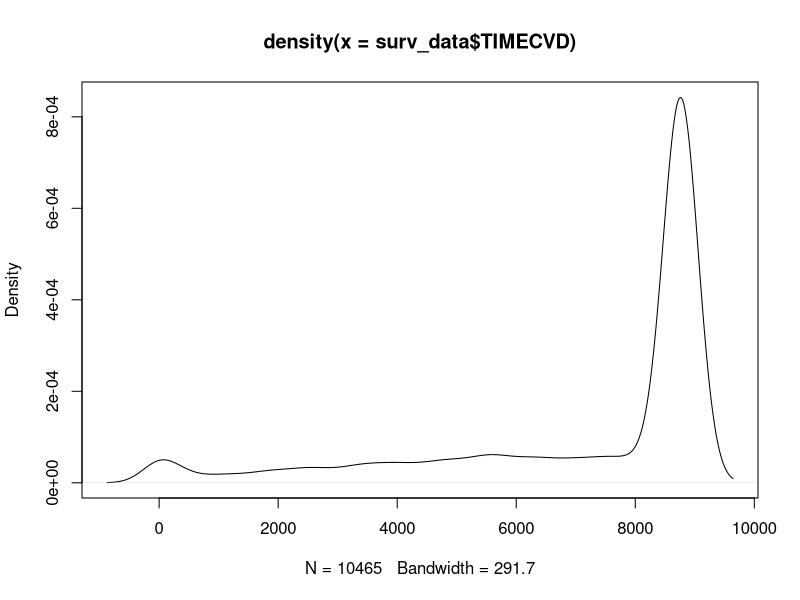
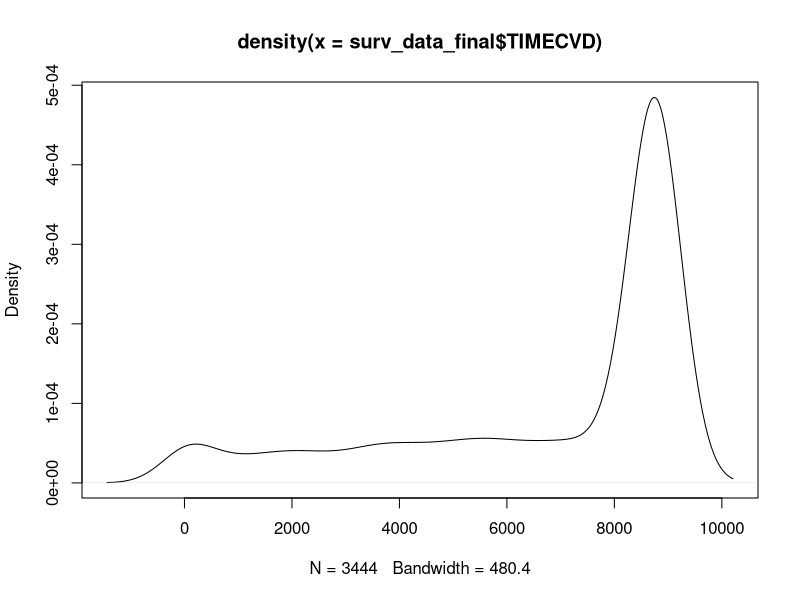
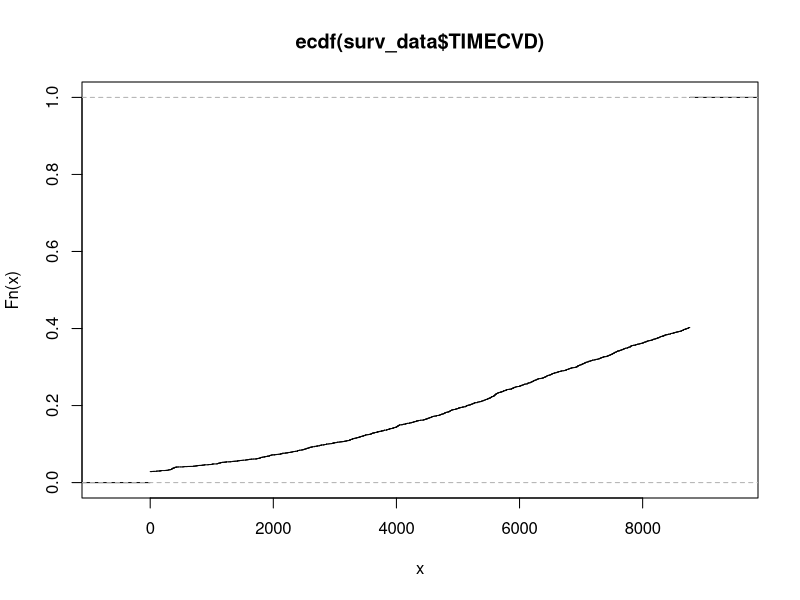
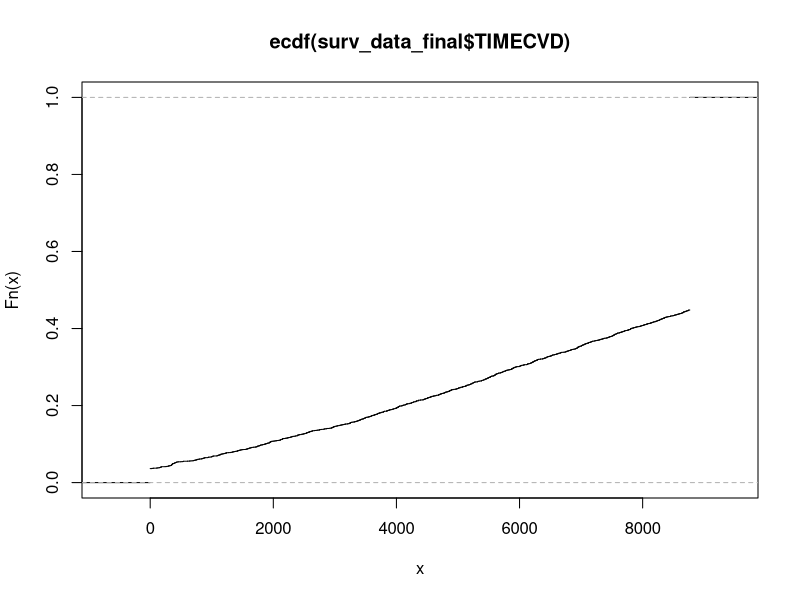
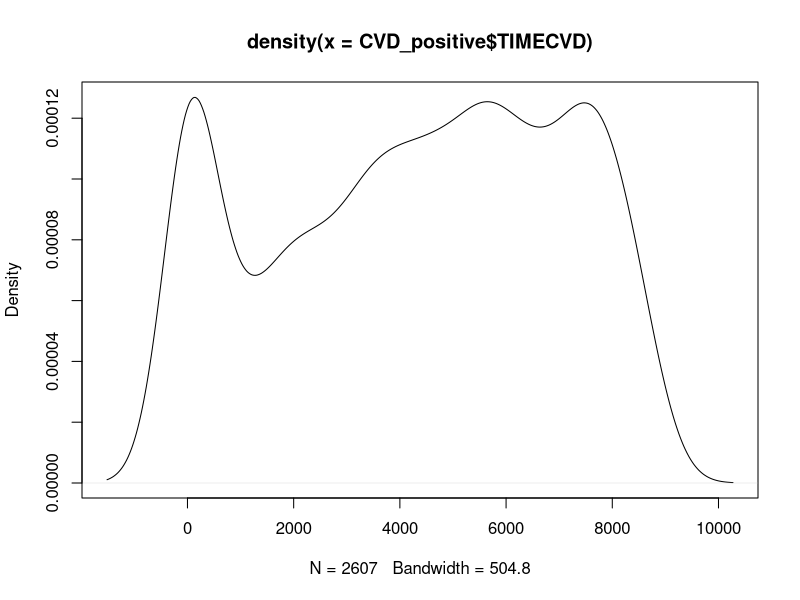
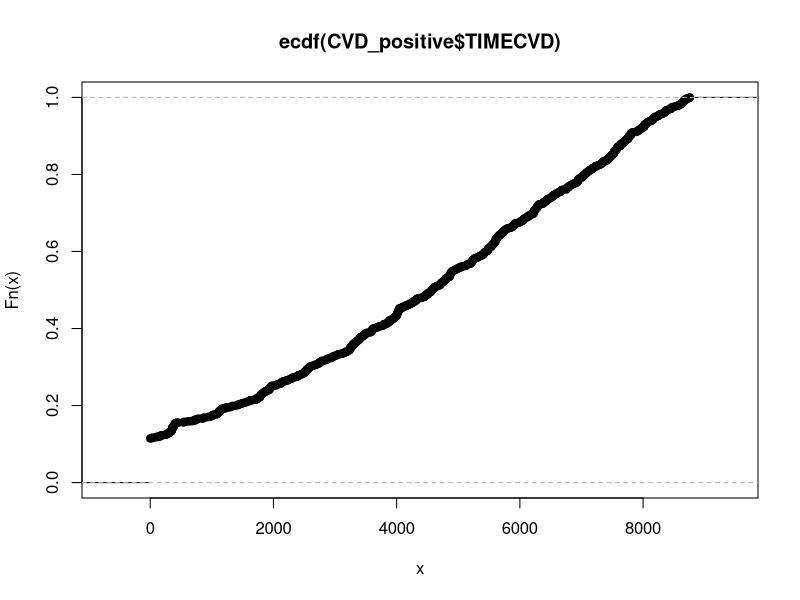
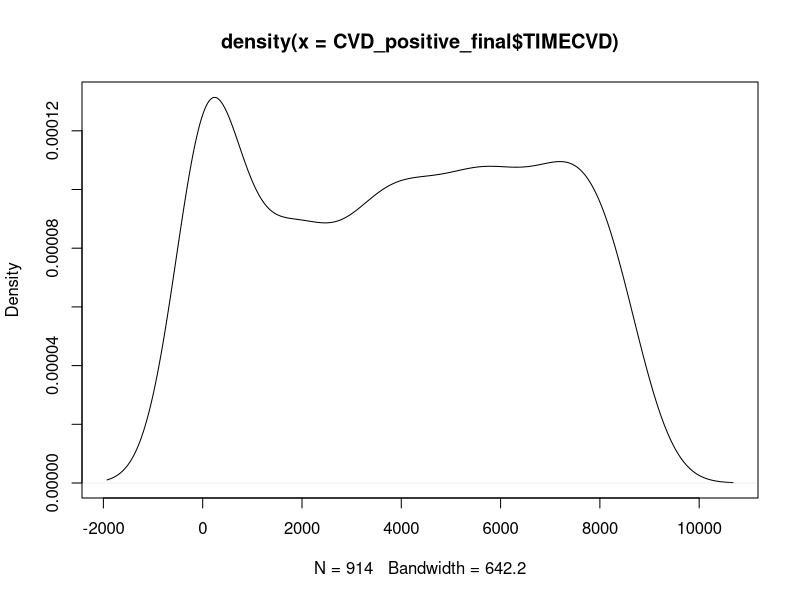
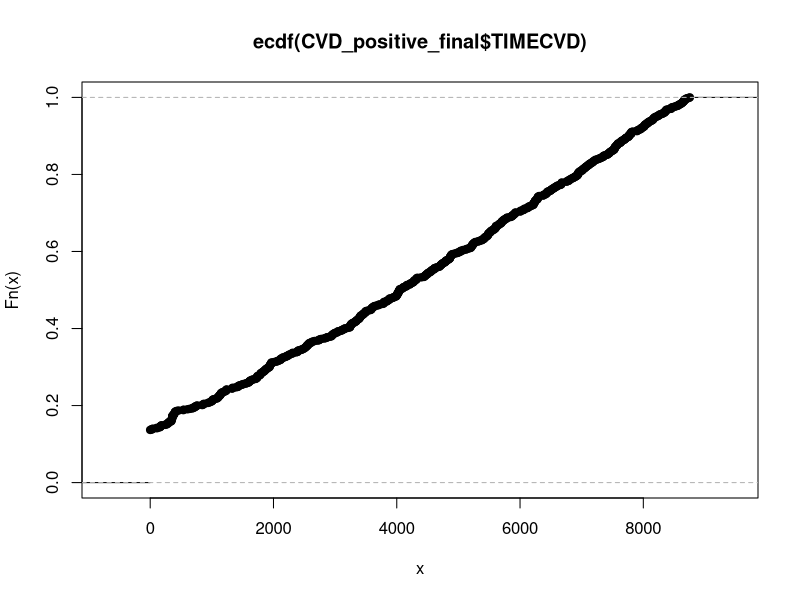

Reproduce these figures in R, in order. (Note: this script raises an error after producing the figures.)
library(dplyr)
library(ggplot2)
library(survival)
library(tidyr)
library(broom)
library(ggbeeswarm)

setwd("C:/Users/SIMON/Desktop/GitHub/regression-project")
surv_data <- read.csv("training_data.csv") %>%
  filter(is.na(CVD) == F) # make sure there are no NAs in CVD (there are in fact none)
# I do this analysis based on the values for individuals in the baseline examination!  
# Below is basically Sigurd's code for the model_input.csv data but it keeps all variables
surv_data_final <- surv_data %>%
  tibble() |>
  mutate(LDLC=NULL, HDLC=NULL) |>
  filter(
    PERIOD == 1, # most importantly!
    HEARTRTE < 200,
    TOTCHOL < 600,
    SYSBP < 250,
  ) |>
  mutate(Prev_sick = ifelse(PREVCHD == 1 | PREVAP == 1 | PREVMI == 1 | PREVSTRK == 1 | PREVHYP == 1 , 1, 0)) |>
  select(-c("PREVCHD", "PREVAP", "PREVMI", "PREVSTRK", "PREVHYP")) |>
  drop_na()

# check distribution of TIMECVD
time_dens <- plot(density(surv_data$TIMECVD))
time_dens <-  plot(density(surv_data_final$TIMECVD))
# plot the CDF
time_cdf <- ecdf(surv_data$TIMECVD)
plot(time_cdf) # I don't understand why this doesn't reach 1?
plot(ecdf(surv_data_final$TIMECVD))

# should we maybe consider TIMECVD only for those who actually got CVD?
# create a subset of people with CVD
CVD_positive <- subset(surv_data, CVD == 1) 
CVD_positive_final <- subset(surv_data_final, CVD == 1)
# distribution and CDF
time_dens_pos <- density(CVD_positive$TIMECVD)
time_cdf_pos <- ecdf(CVD_positive$TIMECVD)
plot(time_dens_pos)
plot(time_cdf_pos)

time_dens_pos_final <- density(CVD_positive_final$TIMECVD)
time_cdf_pos_final <- ecdf(CVD_positive_final$TIMECVD)
plot(time_dens_pos_final)
plot(time_cdf_pos_final)

# CDF is pretty much a linear line: "flow" of CVD-diagnosis is constant over time 
# with small bump at a couple of days after first examination

# survival functions: survfit
# our time variable is TIME and the event is CVD
# since we have right-rensored data I added type = right. I am not sure what this changes
# Is it right that we don't use the TIMECVD variable here? 
# I copy the structure here from RwR chap. 11 (fig. 11.2)
surv_arg <- Surv(time = surv_data$TIME, event = surv_data$CVD, type = "right")
surv_arg_final <- Surv(time = surv_data_final$TIMECVD, event = surv_data_final$CVD, type = "right")

# Kaplan-Meier version (default)
survfit_KM <- survfit(surv_arg ~ 1) # why ~ 1 ?
survfit_KM_final <- survfit(surv_arg_final ~ 1)
# Nelson-Aalen version
survfit_NA <- survfit(surv_arg ~ 1,
                      stype = 2)

survfit_NA_final <- survfit(surv_arg_final ~ 1,
                            stype = 2)
# Nelson-Aalen with Fleming-Harrington correction
survfit_NA_FH <- survfit(surv_arg ~ 1,
                      stype = 2,
                      ctype = 2)
survfit_NA_FH_final <- survfit(surv_arg_final ~ 1,
                         stype = 2,
                         ctype = 2)

surv_plot <- summary(survfit_KM, data.frame = TRUE) %>%
  ggplot(aes(time, surv)) +
  geom_step(data = summary(survfit_NA, data.frame = TRUE), color = "blue") +
  geom_step(data = summary(survfit_NA_FH, data.frame = TRUE), color = "red")  +
  geom_step() +
  ylim(0,1) +
  xlab("Time (days)") + 
  ylab("Probability of not having CVD")
surv_plot

# The result is almost identical for all specifications (KM, NA, NA_FH)

# This graph seems odd. There are clear steps for when people drop out
# Why does the probability decrease so drastically after ~4,000 days?
# I'm stupid: I used the whole training sample where I should only have used those that appear in the first examination
# Do it again with this limited sample AND with TIMECVD as the time variable as it should be:

surv_plot_final <- summary(survfit_KM_final, data.frame = TRUE) %>%
  ggplot(aes(time, surv)) +
  geom_step(data = summary(survfit_NA_final, data.frame = TRUE), color = "blue") +
  geom_step(data = summary(survfit_NA_FH_final, data.frame = TRUE), color = "red")  +
  geom_step() +
  ylim(0,1) +
  xlab("Time (days)") + 
  ylab("Probability of not having CVD")
surv_plot_final


# This gives a blank grid. Maybe because I use TIME and not TIMECVD?
# I use TIMECVD now

surv_arg_CVD <- Surv(time = surv_data_final$TIMECVD, event = surv_data_final$CVD, type = "right")
survfit_CVD <- survfit(surv_arg_CVD ~ 1)
surv_plot_CVD <- summary(survfit_CVD, data.frame = TRUE) %>%
  ggplot(aes(time, surv)) +
  geom_step() +
  ylim(0,1) +
  xlab("Time (days)") + 
  ylab("Probability of not having CVD")
surv_plot_CVD

# This looks like something we would want to see! The survival function is decreasing at a constant rate
# The survival prob. at the end of the sollow-up periods is about 70 %

# What happens if we treat TIMECVD as uncensored?
# Will use this version as baseline
surv_arg_uncensored <- Surv(time = surv_data_final$TIMECVD, event = surv_data_final$CVD)
survfit_uncensored <- survfit(surv_arg_uncensored ~ 1)
surv_plot_uncensored <- summary(survfit_uncensored, data.frame = TRUE) %>%
  ggplot(aes(time+0.5, surv)) + # use time +0.5 here as in RwR
  geom_step() +
  ylim(0,1) +
  xlab("Time (days)") + 
  ylab("Probability of not having CVD")
surv_plot_uncensored
# no noticeable change

# Maybe there are interesting results when you condition on having had a coronary heart disease?
survfit_PREVCHD <- survfit(surv_arg_CVD ~ surv_data_final$PREVCHD)
surv_plot_CHD <- summary(survfit_PREVCHD, data.frame = TRUE) %>%
  ggplot(aes(time, surv, colour = )) +
  geom_step() +
  ylim(0,1) +
  xlab("Time (days)") + 
  ylab("Probability of not having CVD given prev. CHD")
surv_plot_CHD

# this plot is weird. 

# What about sex?
survfit_sex <- survfit(surv_arg_CVD ~ surv_data_final$SEX)
surv_plot_sex <- summary(survfit_sex, data.frame = TRUE) %>%
  ggplot(aes(time, surv)) +
  geom_step() +
  ylim(0,1) +
  xlab("Time (days)") + 
  ylab("Probability of not having CVD given sex")
surv_plot_sex

# what does this tell me?

# do a regression explaining impact of previous diseases
surv_reg_prev <- survreg(
  Surv(TIMECVD + 0.5 , CVD == 1) ~ Prev_sick,
  data = surv_data_final
)
surv_reg_prev

surv_reg_cox <- coxph(
  Surv(TIMECVD + 0.5, CVD == 1) ~ Prev_sick,
  data = surv_data_final
)
surv_reg_cox

baseline_cox <- survfit(surv_reg_cox) 
summary(baseline_cox, data.frame = TRUE) |>
  ggplot(aes(time + 0.5, surv)) + 
  geom_ribbon(aes(ymin = lower, ymax = upper), fill = "gray90") +
  geom_step() +
  ylim(0, 1) +
  xlab("time (months)") + 
  ylab("survival probability") 

# create predictor data:
pred_frame <- tibble(
  data = 1:2,
  Prev_sick = factor(1:2, labels = levels(as.factor(surv_data_final$Prev_sick))),
  strata = factor(1:2, labels = paste("Prev_sick=", Prev_sick, sep = ""))
)

  survfit(surv_reg_cox, newdata = pred_frame) |>
    summary(data.frame = TRUE) |>
    left_join(pred_frame) |>
    ggplot(aes(time, surv, color = strata)) + 
    geom_line(data = fit, linetype = 2) +
    geom_step() +
    ylim(0, 1) +
    xlab("time (months)") + 
    ylab("survival probability") +
    theme(legend.position = "top")
  
  
  augment(surv_reg_cox, data = surv_data_final) |> 
    ggplot(aes(Prev_sick, .resid)) + 
    ggbeeswarm::geom_beeswarm(alpha = 0.4) + 
    geom_point(
      stat = "summary", 
      fun = mean, 
      color = "blue", 
      size = 2.5
    ) +
    geom_errorbar(
      stat = "summary", 
      fun.data = mean_se, 
      fun.args = list(mult = 1.96),
      color = "blue", 
      width = 0.15, 
      linewidth = 0.7
    )
